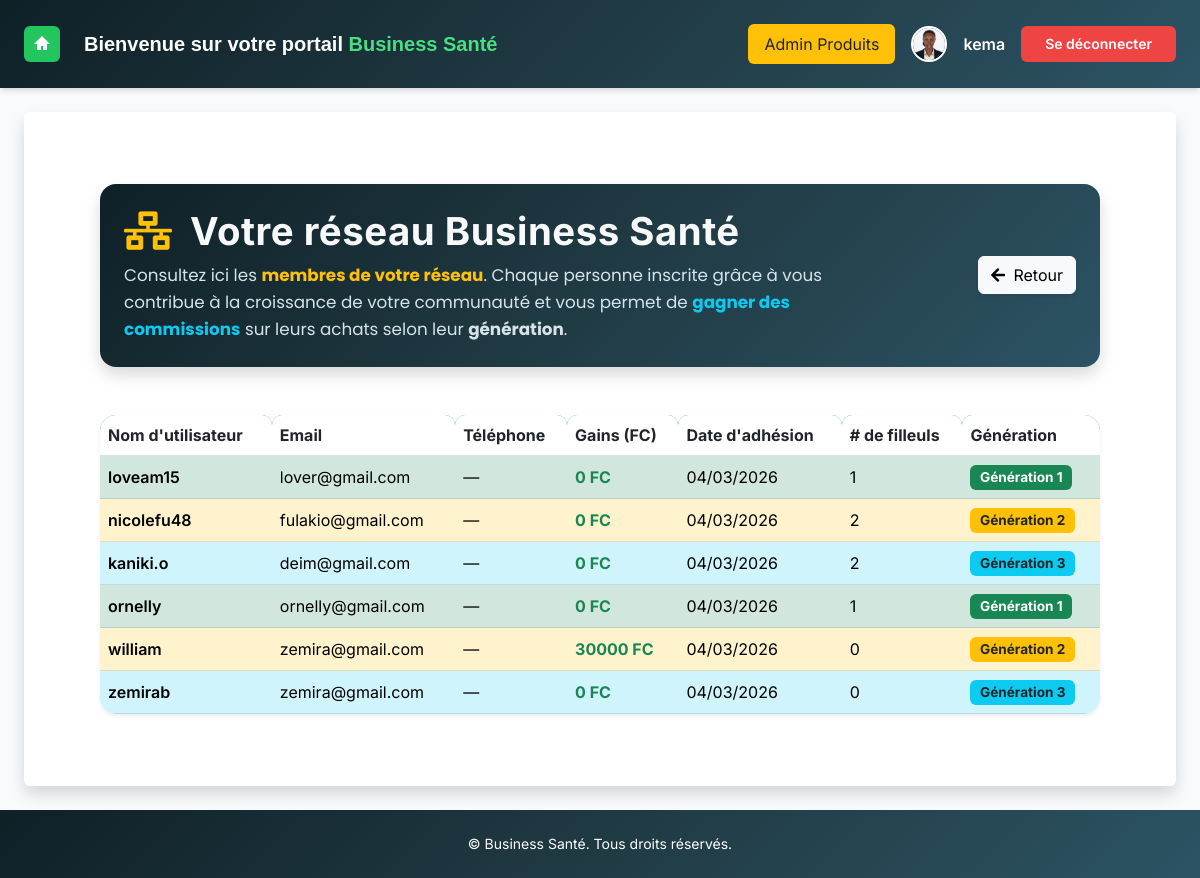
Before: /filleuls/ (signed in) with the older database file.
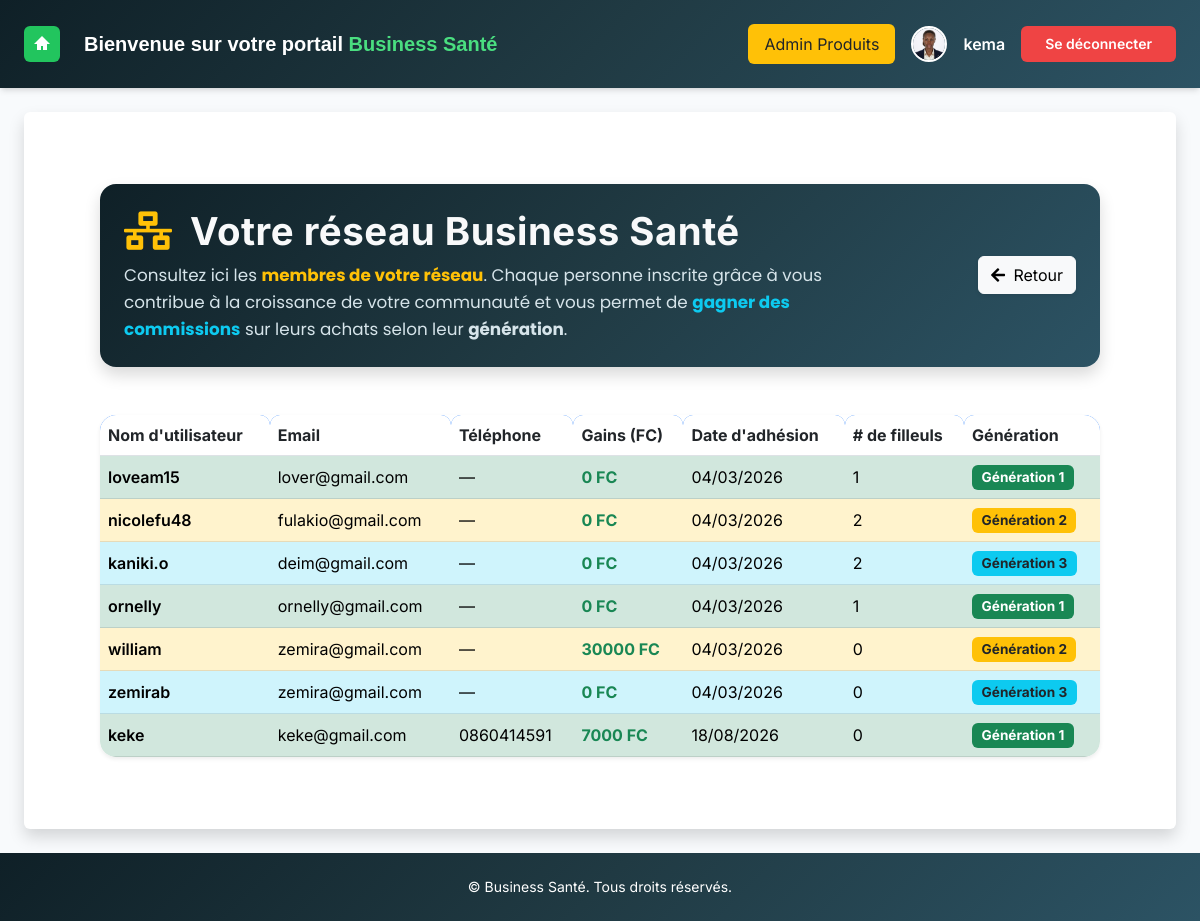
After: the same page with the newer database file.
### core/models.py (models this page shows, shortened)
class CustomUser(AbstractUser):
    parrain = models.ForeignKey('self', on_delete=models.SET_NULL, null=True, blank=True,  related_name="filleul")
    gains = models.DecimalField(max_digits=10, decimal_places=2, default=0.00)
    first_name = models.CharField(max_length=150, null=True, blank=True)
    last_name = models.CharField(max_length=150,null=True, blank=True)
    telephone = models.CharField(max_length=20, blank=True)

### core/views.py (the view)
# urls.py: path('filleuls/', views.mes_filleuls_view, name='filleuls'),
@login_required
def mes_filleuls_view(request):
    user = request.user
    tous_users = CustomUser.objects.exclude(id=user.id)
    filleuls = []
    for u in tous_users:
        generation = generation_par_rapport_a(user, u)
        if generation:  # seulement ceux de mon réseau
            solde = u.profil.solde or Decimal('0.00')
            gain = Decimal('0.00')
            if generation == 1:
                gain = solde * Decimal('0.10')
            elif generation == 2:
                gain = solde * Decimal('0.06')
            elif generation == 3:
                gain = solde * Decimal('0.03')
            u.generation = generation
            u.gain_apporte = gain
            filleuls.append(u)
    context = {
        "filleuls": filleuls
    }
    return render(request, "core/mes_filleuls.html", context)

### core/views.py (called while the page is built)
def generation_par_rapport_a(parent, enfant):
    generation = 1
    courant = enfant.parrain
    while courant:
        if courant == parent:
            return generation
        courant = courant.parrain
        generation += 1
    return 0

### core/templates/core/mes_filleuls.html (shortened to what this page needs)
{% extends 'core/base.html' %}
{% load static %}
{% block content %}
<div class="container py-5">
<div class="page-header mb-5 p-4 rounded-4 shadow d-flex justify-content-between align-items-center flex-wrap"
     style="background: linear-gradient(135deg,#0f2027,#203a43,#2c5364);">
  <div style="max-width:700px;">
    <h1 class="fw-bold text-light mb-2"
        style="font-size:2.4rem; letter-spacing:0.5px;">
      <i class="fas fa-network-wired text-warning me-2"></i>
      Votre réseau Business Santé
    </h1>
    <p class="mb-0" style="color:#d6e4ea; line-height:1.6; font-size:1.05rem; font-family: 'Poppins', sans-serif;">
      Consultez ici les <strong class="text-warning">membres de votre réseau</strong>.
      Chaque personne inscrite grâce à vous contribue à la croissance de votre communauté
      et vous permet de <strong class="text-info">gagner des commissions</strong> sur leurs achats
      selon leur <strong>génération</strong>.
    </p>
  </div>
  <button onclick="goBack()" class="btn btn-light shadow-sm mt-3 mt-md-0">
    <i class="fas fa-arrow-left me-1"></i> Retour
  </button>
</div>
  {% if filleuls %}
<div class="card shadow-sm border-0 rounded-4">
  <div class="card-body p-0">
    <div class="table-responsive">
      <table class="table align-middle mb-0">
        <thead class="bg-primary text-white">
          <tr>
            <th>Nom d'utilisateur</th>
            <th>Email</th>
            <th>Téléphone</th>
            <th>Gains (FC)</th>
            <th>Date d'adhésion</th>
            <th># de filleuls</th>
            <th>Génération</th>
          </tr>
        </thead>
        <tbody>
        {% for filleul in filleuls %}
          {% if filleul.generation <= 3 %}
          <tr class="align-middle
            {% if filleul.generation == 1 %}table-success
            {% elif filleul.generation == 2 %}table-warning
            {% elif filleul.generation == 3 %}table-info
            {% endif %}
          ">
            <td class="fw-semibold">{{ filleul.username }}</td>
            <td>{{ filleul.email }}</td>
            <td>{{ filleul.telephone|default:"—" }}</td>
          <td class="text-success fw-bold">
          {{ filleul.gain_apporte|floatformat:0 }} FC
          </td>
            <td>{{ filleul.date_joined|date:"d/m/Y" }}</td>
            <td>{{ filleul.filleul.count }}</td>
            <td>
              <span class="badge
                {% if filleul.generation == 1 %}bg-success
                {% elif filleul.generation == 2 %}bg-warning text-dark
                {% elif filleul.generation == 3 %}bg-info text-dark
                {% elif filleul.generation >= 4 %}bg-danger
                {% else %}bg-secondary
                {% endif %}
              ">
                Génération {{ filleul.generation }}
              </span>
            </td>
          </tr>
           {% endif %}
        {% endfor %}
        </tbody>
      </table>
    </div>
  </div>
</div>
{% else %}
<div class="text-center py-5">
  <i class="fas fa-user-friends fa-4x text-primary mb-3"></i>
  <p class="text-muted fs-5">Vous n'avez pas encore de filleuls.</p>
</div>
{% endif %}
{% endblock %}

Changed rows visible on the page:
now on this page (row edited): CustomUser: username "keke", email "keke@gmail.com", telephone "0860414591", gain_apporte "7000", date_joined "18/08/2026", filleul.count "0", generation "1"
